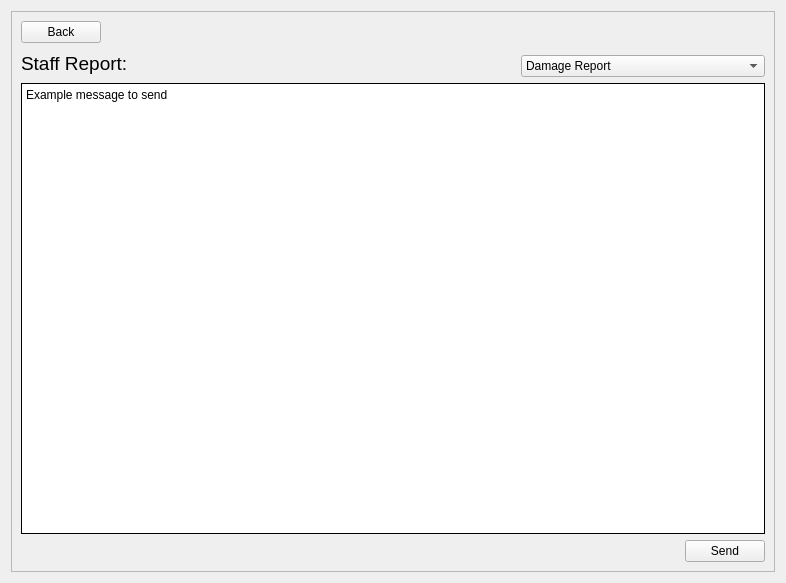
<?xml version="1.0" encoding="UTF-8"?>
<ui version="4.0">
 <class>Form</class>
 <widget class="QWidget" name="Form">
  <property name="geometry">
   <rect>
    <x>0</x>
    <y>0</y>
    <width>786</width>
    <height>583</height>
   </rect>
  </property>
  <property name="windowTitle">
   <string>Dialog</string>
  </property>
  <layout class="QGridLayout" name="gridLayout">
   <item row="0" column="0">
    <widget class="QFrame" name="frame">
     <property name="minimumSize">
      <size>
       <width>551</width>
       <height>479</height>
      </size>
     </property>
     <property name="frameShape">
      <enum>QFrame::StyledPanel</enum>
     </property>
     <property name="frameShadow">
      <enum>QFrame::Raised</enum>
     </property>
     <layout class="QGridLayout" name="gridLayout_2">
      <item row="3" column="0" colspan="3">
       <widget class="QPlainTextEdit" name="message_report">
        <property name="frameShape">
         <enum>QFrame::Box</enum>
        </property>
        <property name="frameShadow">
         <enum>QFrame::Plain</enum>
        </property>
        <property name="plainText">
         <string>Example message to send

</string>
        </property>
        <property name="overwriteMode">
         <bool>false</bool>
        </property>
       </widget>
      </item>
      <item row="0" column="0" colspan="2" alignment="Qt::AlignLeft">
       <widget class="QPushButton" name="back_btn_composed_msg">
        <property name="text">
         <string>Back</string>
        </property>
       </widget>
      </item>
      <item row="1" column="0" rowspan="2" colspan="2" alignment="Qt::AlignLeft">
       <widget class="QLabel" name="label_47">
        <property name="font">
         <font>
          <pointsize>14</pointsize>
         </font>
        </property>
        <property name="text">
         <string>Staff Report:</string>
        </property>
       </widget>
      </item>
      <item row="4" column="2" alignment="Qt::AlignRight">
       <widget class="QPushButton" name="send_btn_composed_msg">
        <property name="text">
         <string>Send</string>
        </property>
       </widget>
      </item>
      <item row="2" column="2">
       <widget class="QComboBox" name="type_report">
        <item>
         <property name="text">
          <string>Damage Report</string>
         </property>
        </item>
        <item>
         <property name="text">
          <string>Maintenance Report</string>
         </property>
        </item>
       </widget>
      </item>
     </layout>
    </widget>
   </item>
  </layout>
 </widget>
 <resources/>
 <connections/>
</ui>
